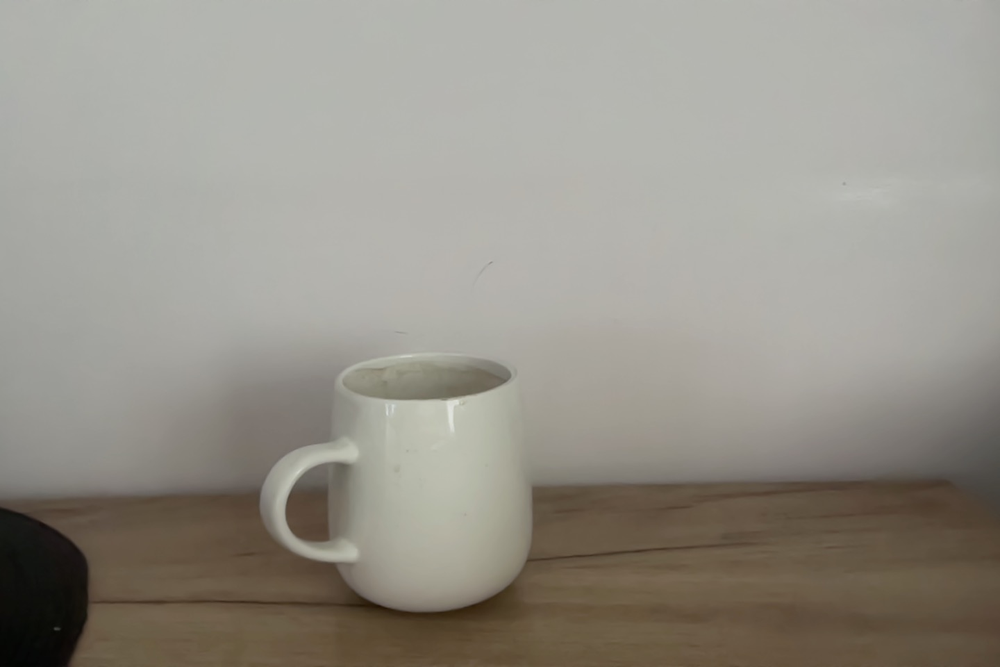
#> input picture scene1.png, 1000 x 667 px, shrunk from 1440 x 960 before the run, found by its file name
$ python main.py
#> lines starting #> are read from the running program, lines starting #| are printed output that depends on the picture
import cv2
import numpy as np

def zad1():
    image = cv2.imread("sad_cat.png")
    cv2.imshow("Original", image)

    brighter_numpy = np.clip(image + 50, 0, 255).astype(np.uint8)
    brighter_opencv = cv2.add(image, np.ones_like(image) * 50)

    cv2.imshow("Brighter (NumPy)", brighter_numpy)
    cv2.imshow("Brighter (OpenCV)", brighter_opencv)

def zad2():
    image = cv2.imread("sad_cat.png")
    cv2.imshow("Original", image)

    overexposed_numpy = np.clip(image + 150, 0, 255).astype(np.uint8)
    overexposed_opencv = cv2.add(image, np.ones_like(image) * 150)

    cv2.imshow("Overexposed (NumPy)", overexposed_numpy)
    cv2.imshow("Overexposed (OpenCV)", overexposed_opencv)

def zad3():
    image = cv2.imread("sad_cat.png")
    cv2.imshow("Original", image)

    dark_numpy = np.clip(image - 80, 0, 255).astype(np.uint8)
    dark_opencv = cv2.subtract(image, np.ones_like(image) * 80)

    cv2.imshow("Darkened (NumPy)", dark_numpy)
    cv2.imshow("Darkened (OpenCV)", dark_opencv)

def zad4():
    image = cv2.imread("sad_cat.png")
    cv2.imshow("Original", image)

    (B, G, R) = cv2.split(image)
    R = cv2.add(R, 30)
    G = cv2.subtract(G, 20)
    B = cv2.add(B, 10)

    filtered = cv2.merge([B, G, R])
    cv2.imshow("Instagram-style Filter", filtered)

def zad5():
    image1 = cv2.imread("scene1.png")  # Upewnij się, że pliki istnieją
#> image1 is the input picture: shape (667, 1000, 3); mean B, G, R 137.1, 146.1, 149.9
    image2 = cv2.imread("scene2.png")
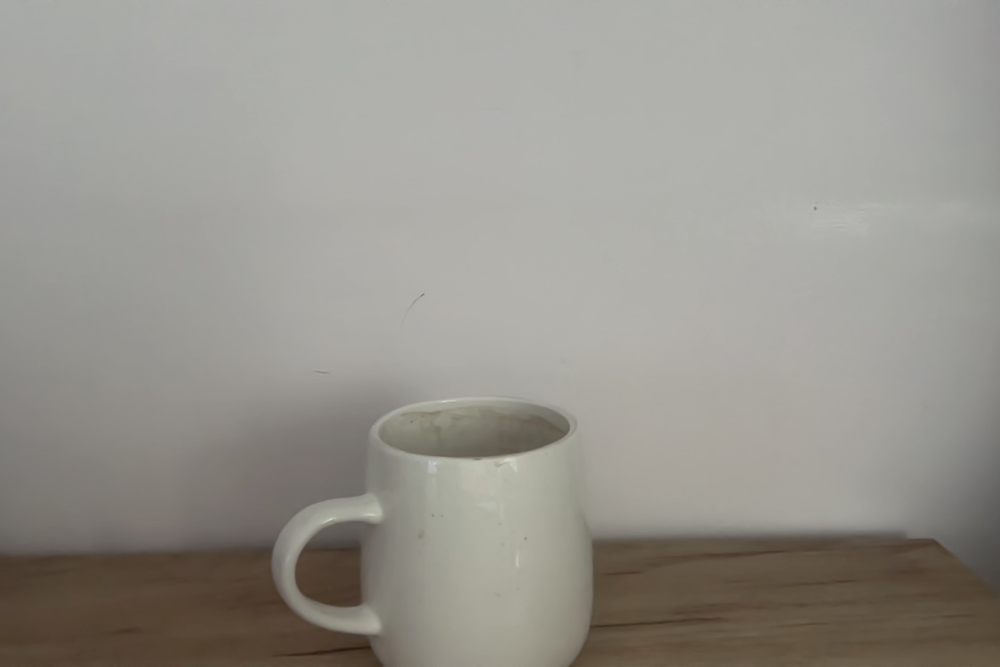
#> input picture scene2.png, 1000 x 667 px, shrunk from 1440 x 960 before the run, found by its file name
#> image2 is the input picture: shape (667, 1000, 3); mean B, G, R 141.2, 148.2, 150.9

    if image1.shape != image2.shape:
        print("Images must have the same dimensions.")
        return

    diff = cv2.absdiff(image1, image2)
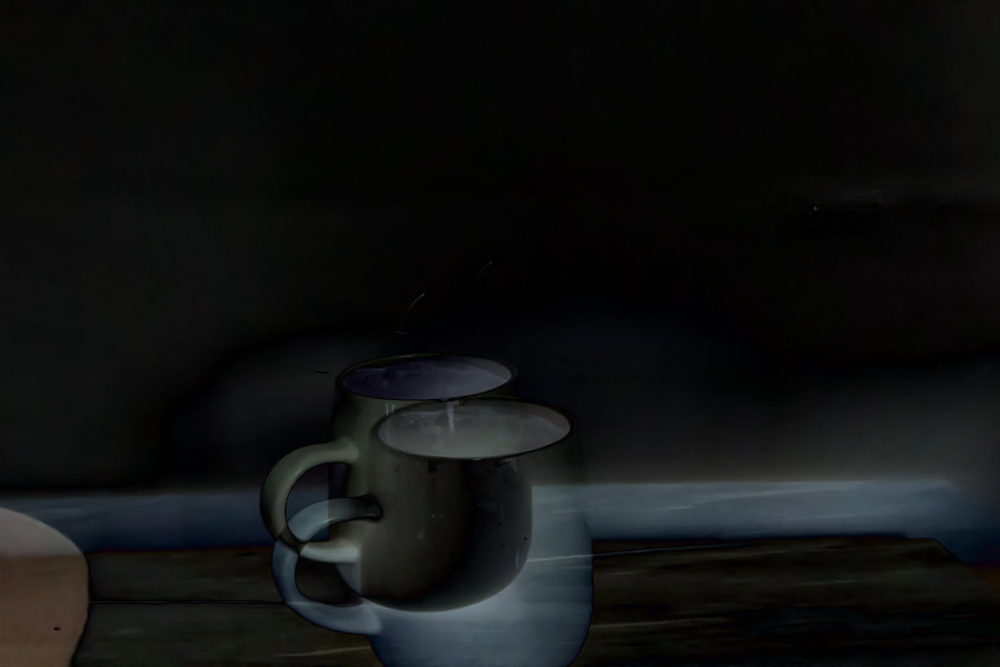
#> diff: shape (667, 1000, 3); mean B, G, R 17, 17, 15.7
    cv2.imshow("Image 1", image1)
    cv2.imshow("Image 2", image2)
    cv2.imshow("Difference", diff)

if __name__ == "__main__":
    zad5()
    cv2.waitKey()
    cv2.destroyAllWindows()
